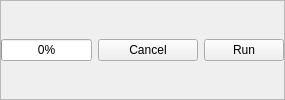
    <widget class="QFrame" name="frame_4">
     <property name="frameShape">
      <enum>QFrame::StyledPanel</enum>
     </property>
     <property name="frameShadow">
      <enum>QFrame::Raised</enum>
     </property>
     <layout class="QHBoxLayout" name="horizontalLayout_5">
      <property name="leftMargin">
       <number>0</number>
      </property>
      <property name="topMargin">
       <number>0</number>
      </property>
      <property name="rightMargin">
       <number>0</number>
      </property>
      <property name="bottomMargin">
       <number>0</number>
      </property>
      <item>
       <widget class="QProgressBar" name="progressBar_2">
        <property name="sizePolicy">
         <sizepolicy hsizetype="Expanding" vsizetype="Fixed">
          <horstretch>0</horstretch>
          <verstretch>0</verstretch>
         </sizepolicy>
        </property>
        <property name="value">
         <number>0</number>
        </property>
       </widget>
      </item>
      <item>
       <widget class="QPushButton" name="btn_cancel">
        <property name="enabled">
         <bool>true</bool>
        </property>
        <property name="sizePolicy">
         <sizepolicy hsizetype="Preferred" vsizetype="Fixed">
          <horstretch>0</horstretch>
          <verstretch>0</verstretch>
         </sizepolicy>
        </property>
        <property name="minimumSize">
         <size>
          <width>100</width>
          <height>0</height>
         </size>
        </property>
        <property name="cursor">
         <cursorShape>PointingHandCursor</cursorShape>
        </property>
        <property name="text">
         <string>Cancel</string>
        </property>
       </widget>
      </item>
      <item>
       <widget class="QPushButton" name="btn_run">
        <property name="text">
         <string>Run</string>
        </property>
        <property name="autoDefault">
         <bool>true</bool>
        </property>
       </widget>
      </item>
     </layout>
    </widget>
